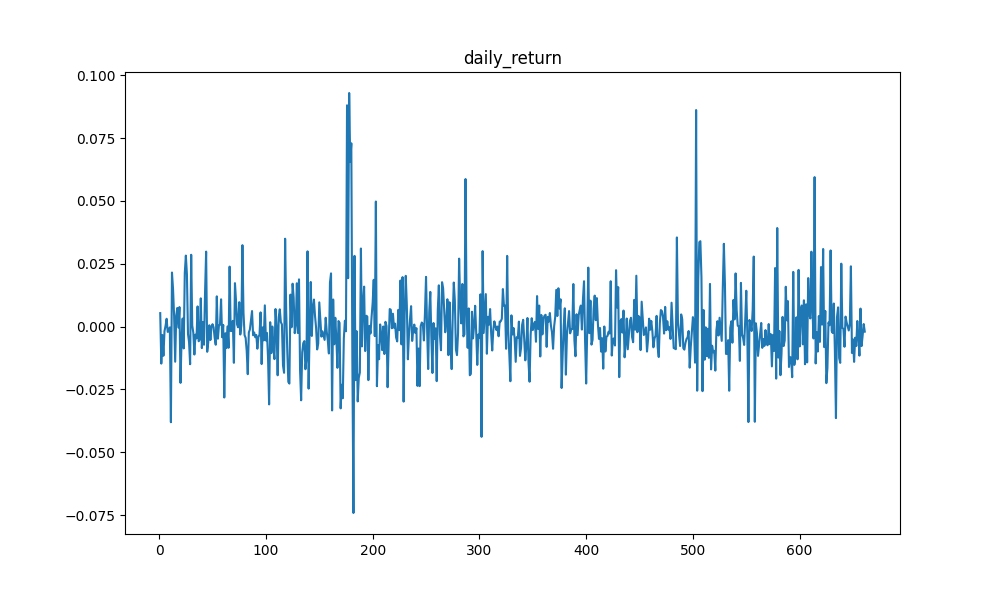

Generate this figure with Python:
# 先把思路写下来，不写下来我都无法连续思考了，唉
# 要算日收益率，需要得到连续两天的数据，那么可以用iloc将series里的连续两天价格取出来
# 要以什么形式输出呢，应该是新增一列，这一列就是日收益率，用df的新增列即可
# 差不多了，数学原理基本是一眼可知，重要的是用代码写出来
from pathlib import Path
import pandas as pd
from matplotlib import pyplot as plt

# 第一步，取数，直接从缓存里取
code = "sh600519"
adjust = "qfq"
start_date = "20240101"
csv_path = Path(__file__).with_name(f"{code}_{adjust}_{start_date}.csv")
df = pd.read_csv(csv_path)
# 加了排序
# df = df.sort_values('date', ascending=True)
# 第二步，再理理，我用close来算，要将close的连续两天价格取出来,daily_return要是一个series才行
# 用循环一个一个去算
daily_return = []
for i in range(len(df["date"])):
    daily_return_rate = df["close"].iloc[i]/df["close"].iloc[i-1]-1
    daily_return.append(daily_return_rate)
print(daily_return)

daily_return_series = pd.Series(daily_return)
print(daily_return_series)

# 然后加到df上去，这里好像只是按行数匹配的，df读出来也是按行数取的，所以我应该规范的话，在最前面应该加一个按日期排序
df["daily_return"] = daily_return_series
print(df["daily_return"])

# 另外的方法，更简便一些
daily_return = df["close"].pct_change()
df["daily_return"] = daily_return
print(df["daily_return"])

# 两种算法算出来不对，是哪里错了
# 第一天的数据错了，第一种方法本来前一天没有数据，它把最后一天当成第一天的前一天了，所以会出现数据，而不是直接nan

# 还有画出来的一步
fig, ax = plt.subplots(figsize=(10, 6))
ax.plot(df["daily_return"])
ax.set_title("daily_return")
fig.savefig(Path(__file__).with_name("daily_return.png"))
plt.show()
